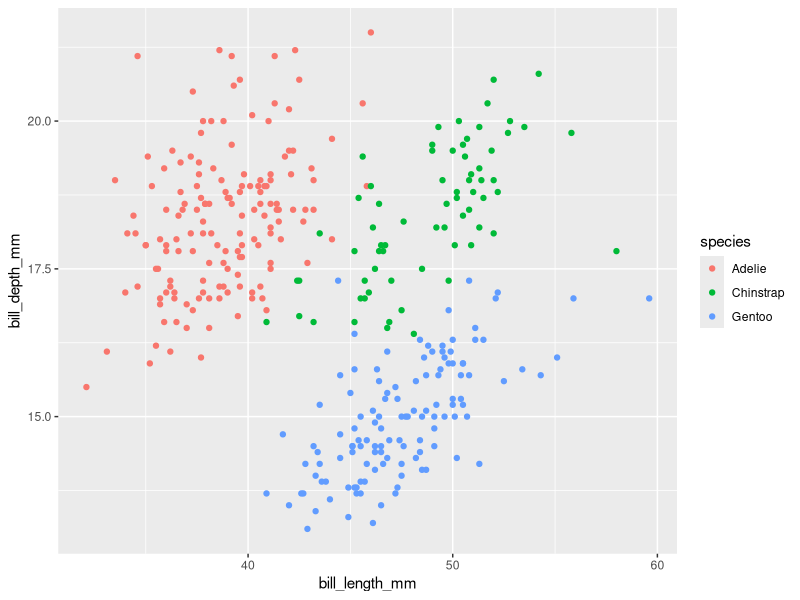
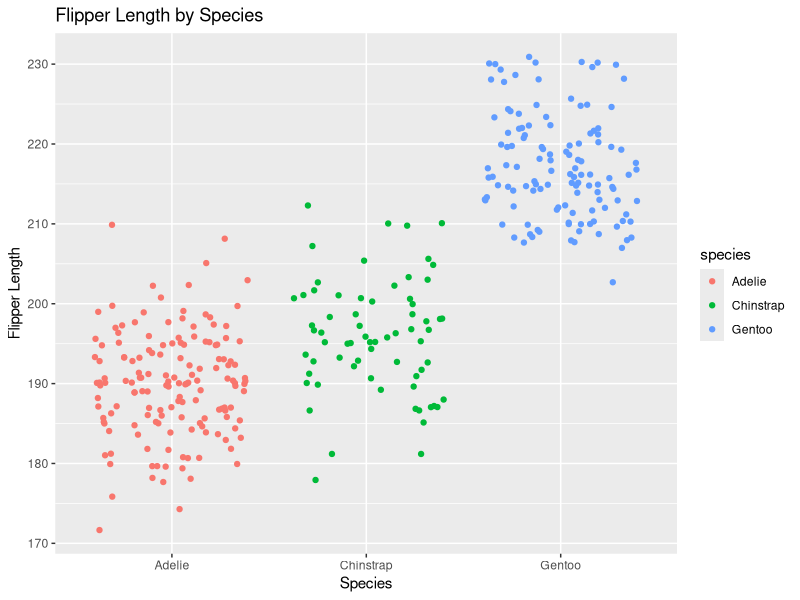

Write R code to recreate these figures, in order.
## ---- chunk 1
library(tidyverse)
library(palmerpenguins)
## ---- chunk 2
fx <- expression(x^2)
d_fx <- D(expr = fx, name = "x")
x = 3
eval(d_fx)
## ---- chunk 3
Pa <- expression(2 * (3*a+2)^4 - 5)
d_Pa <- D(expr = Pa, name = "a")
a = 1.2
eval(d_Pa)
## ---- chunk 4
library(palmerpenguins)
data(package='palmerpenguins')
penguins <- penguins

data = penguins

ggplot(data = penguins, aes(x = bill_length_mm, y = bill_depth_mm, color = species)) + geom_point()
## ---- chunk 5
ggplot(data = penguins, aes(x = species, y = flipper_length_mm, color = species)) + geom_jitter() + labs(title = "Flipper Length by Species", x = "Species", y = "Flipper Length")
